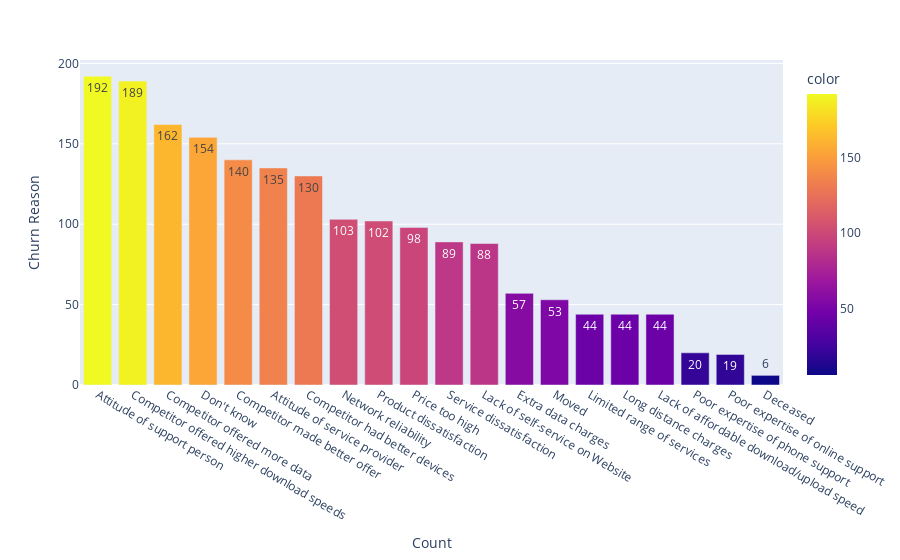

The notebook cell saved with this chart:
### Markdown cell above
Analyzing 'Churn Reason' Distribution Using a Bar Chart

### Code cell
# Analyzing 'Churn Reason' distribution using a bar chart
churn_reason_values = df['Churn Reason'].value_counts(ascending=False).values
churn_reason_keys = df['Churn Reason'].value_counts(ascending=False).keys()
fig_churn_reason = px.bar(x=churn_reason_keys, y=churn_reason_values, color=churn_reason_values, text=churn_reason_values)
fig_churn_reason.update_layout(
    yaxis_title="Churn Reason",
    xaxis_title="Count"
)
fig_churn_reason.show()

### Figure 1 — Plotly figure (JSON) as saved in the notebook; plotly's stock layout.template omitted (floating-point values rounded to 4 significant figures)
{"data": [{"alignmentgroup": "True", "hovertemplate": "x=%{x}<br>y=%{y}<br>text=%{text}<br>color=%{marker.color}<extra></extra>", "legendgroup": "", "marker": {"color": [192, 189, 162, 154, 140, 135, 130, 103, 102, 98, 89, 88, 57, 53, 44, 44, 44, 20, 19, 6], "coloraxis": "coloraxis", "pattern": {"shape": ""}}, "name": "", "offsetgroup": "", "orientation": "v", "showlegend": false, "text": [192, 189, 162, 154, 140, 135, 130, 103, 102, 98, 89, 88, 57, 53, 44, 44, 44, 20, 19, 6], "textposition": "auto", "type": "bar", "x": ["Attitude of support person", "Competitor offered higher download speeds", "Competitor offered more data", "Don't know", "Competitor made better offer", "Attitude of service provider", "Competitor had better devices", "Network reliability", "Product dissatisfaction", "Price too high", "Service dissatisfaction", "Lack of self-service on Website", "Extra data charges", "Moved", "Limited range of services", "Long distance charges", "Lack of affordable download/upload speed", "Poor expertise of phone support", "Poor expertise of online support", "Deceased"], "xaxis": "x", "y": [192, 189, 162, 154, 140, 135, 130, 103, 102, 98, 89, 88, 57, 53, 44, 44, 44, 20, 19, 6], "yaxis": "y"}], "layout": {"autosize": true, "barmode": "relative", "coloraxis": {"colorbar": {"title": {"text": "color"}}, "colorscale": [[0, "#0d0887"], [0.1111, "#46039f"], [0.2222, "#7201a8"], [0.3333, "#9c179e"], [0.4444, "#bd3786"], [0.5556, "#d8576b"], [0.6667, "#ed7953"], [0.7778, "#fb9f3a"], [0.8889, "#fdca26"], [1, "#f0f921"]]}, "legend": {"tracegroupgap": 0}, "margin": {"t": 60}, "xaxis": {"anchor": "y", "autorange": true, "domain": [0, 1], "range": [-0.5, 19.5], "title": {"text": "Count"}, "type": "category"}, "yaxis": {"anchor": "x", "autorange": true, "domain": [0, 1], "range": [0, 202.1], "title": {"text": "Churn Reason"}, "type": "linear"}}}
